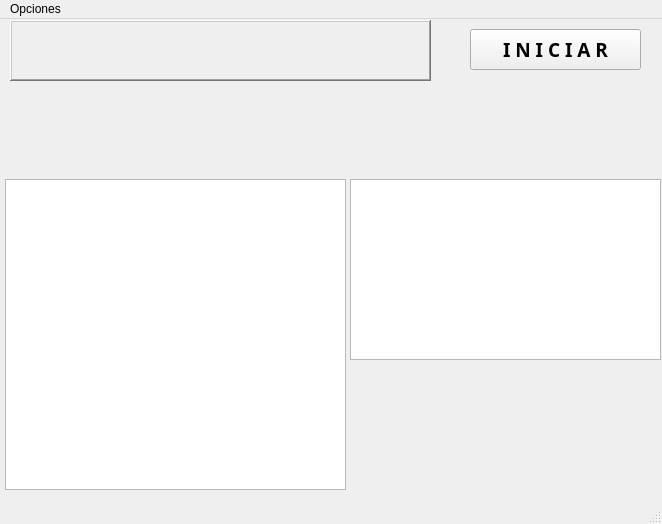
<?xml version="1.0" encoding="UTF-8"?>
<ui version="4.0">
 <class>MainWindow</class>
 <widget class="QMainWindow" name="MainWindow">
  <property name="geometry">
   <rect>
    <x>0</x>
    <y>0</y>
    <width>662</width>
    <height>524</height>
   </rect>
  </property>
  <property name="windowTitle">
   <string>IP901 </string>
  </property>
  <widget class="QWidget" name="centralwidget">
   <widget class="QPushButton" name="btnStart">
    <property name="geometry">
     <rect>
      <x>470</x>
      <y>10</y>
      <width>171</width>
      <height>41</height>
     </rect>
    </property>
    <property name="font">
     <font>
      <family>Arial Black</family>
      <pointsize>14</pointsize>
      <weight>75</weight>
      <bold>true</bold>
     </font>
    </property>
    <property name="text">
     <string>I N I C I A R</string>
    </property>
   </widget>
   <widget class="QLabel" name="lblShowMSG">
    <property name="geometry">
     <rect>
      <x>10</x>
      <y>1</y>
      <width>421</width>
      <height>61</height>
     </rect>
    </property>
    <property name="font">
     <font>
      <family>Arial Black</family>
      <pointsize>11</pointsize>
      <weight>75</weight>
      <bold>true</bold>
     </font>
    </property>
    <property name="frameShape">
     <enum>QFrame::WinPanel</enum>
    </property>
    <property name="frameShadow">
     <enum>QFrame::Raised</enum>
    </property>
    <property name="text">
     <string/>
    </property>
    <property name="wordWrap">
     <bool>true</bool>
    </property>
   </widget>
   <widget class="QLabel" name="lblShow">
    <property name="geometry">
     <rect>
      <x>10</x>
      <y>131</y>
      <width>301</width>
      <height>31</height>
     </rect>
    </property>
    <property name="font">
     <font>
      <family>Arial</family>
      <pointsize>10</pointsize>
      <weight>75</weight>
      <italic>false</italic>
      <bold>true</bold>
     </font>
    </property>
    <property name="text">
     <string/>
    </property>
   </widget>
   <widget class="QPlainTextEdit" name="txtLog">
    <property name="geometry">
     <rect>
      <x>5</x>
      <y>160</y>
      <width>341</width>
      <height>311</height>
     </rect>
    </property>
    <property name="font">
     <font>
      <pointsize>6</pointsize>
     </font>
    </property>
    <property name="frameShape">
     <enum>QFrame::StyledPanel</enum>
    </property>
    <property name="frameShadow">
     <enum>QFrame::Sunken</enum>
    </property>
    <property name="centerOnScroll">
     <bool>false</bool>
    </property>
   </widget>
   <widget class="QLabel" name="lblShow_2">
    <property name="geometry">
     <rect>
      <x>10</x>
      <y>60</y>
      <width>301</width>
      <height>31</height>
     </rect>
    </property>
    <property name="font">
     <font>
      <family>Arial</family>
      <pointsize>10</pointsize>
      <weight>75</weight>
      <italic>false</italic>
      <bold>true</bold>
     </font>
    </property>
    <property name="text">
     <string/>
    </property>
   </widget>
   <widget class="QLabel" name="lblShow_3">
    <property name="geometry">
     <rect>
      <x>10</x>
      <y>83</y>
      <width>301</width>
      <height>31</height>
     </rect>
    </property>
    <property name="font">
     <font>
      <family>Arial</family>
      <pointsize>10</pointsize>
      <weight>75</weight>
      <italic>false</italic>
      <bold>true</bold>
     </font>
    </property>
    <property name="text">
     <string/>
    </property>
   </widget>
   <widget class="QLabel" name="lblShow_4">
    <property name="geometry">
     <rect>
      <x>10</x>
      <y>109</y>
      <width>301</width>
      <height>31</height>
     </rect>
    </property>
    <property name="font">
     <font>
      <family>Arial</family>
      <pointsize>10</pointsize>
      <weight>75</weight>
      <italic>false</italic>
      <bold>true</bold>
     </font>
    </property>
    <property name="text">
     <string/>
    </property>
   </widget>
   <widget class="QLabel" name="lblscan">
    <property name="geometry">
     <rect>
      <x>350</x>
      <y>90</y>
      <width>251</width>
      <height>31</height>
     </rect>
    </property>
    <property name="font">
     <font>
      <family>Arial</family>
      <pointsize>10</pointsize>
      <weight>75</weight>
      <italic>false</italic>
      <bold>true</bold>
     </font>
    </property>
    <property name="text">
     <string/>
    </property>
   </widget>
   <widget class="QTableWidget" name="tblResultado">
    <property name="geometry">
     <rect>
      <x>350</x>
      <y>160</y>
      <width>311</width>
      <height>181</height>
     </rect>
    </property>
    <property name="font">
     <font>
      <pointsize>10</pointsize>
      <weight>75</weight>
      <bold>true</bold>
     </font>
    </property>
   </widget>
  </widget>
  <widget class="QStatusBar" name="statusbar"/>
  <widget class="QMenuBar" name="menuBar">
   <property name="geometry">
    <rect>
     <x>0</x>
     <y>0</y>
     <width>662</width>
     <height>21</height>
    </rect>
   </property>
   <widget class="QMenu" name="menuOpciones">
    <property name="title">
     <string>Opciones</string>
    </property>
    <addaction name="actionRe_Imprimir_Etiqueta"/>
    <addaction name="actionEjecutar_Prueba_Funcional"/>
   </widget>
   <addaction name="menuOpciones"/>
  </widget>
  <action name="actionRe_Imprimir_Etiqueta">
   <property name="text">
    <string>Re-Imprimir Etiqueta</string>
   </property>
  </action>
  <action name="actionEjecutar_Prueba_Funcional">
   <property name="text">
    <string>Ejecutar Prueba Funcional</string>
   </property>
  </action>
 </widget>
 <resources/>
 <connections/>
</ui>
